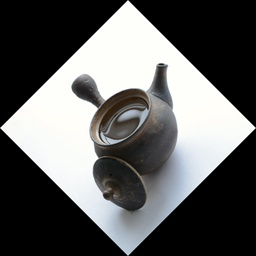
#> input picture Project4/image/rotated_image_45.jpg, 256 x 256 px, shrunk from 1450 x 1450 before the run
$ python inverse_warping.py
#> lines starting #> are read from the running program, lines starting #| are printed output that depends on the picture
from PIL import Image
import numpy as np

# Load the rotated image
rotated_image_path = '../image/rotated_image_45.jpg'
rotated_image = Image.open(rotated_image_path)
#> rotated_image is the input picture: PIL image 256x256 RGB; mean R, G, B 95.5, 96.1, 95.7
rotated_array = np.array(rotated_image)
height, width = rotated_array.shape[:2]
#> height = 256; width = 256

# Create an empty array for the restored image
restored_array = np.zeros_like(rotated_array)

# Define the inverse rotation matrix (for a 45-degree rotation)
angle_rad = -45 * (np.pi / 180)  # Inverse of 45 degrees in radians
cos_theta, sin_theta = np.cos(angle_rad), np.sin(angle_rad)
inverse_rotation_matrix = np.array([
    [cos_theta, -sin_theta],
    [sin_theta, cos_theta]
])

# Function to perform bilinear interpolation
def bilinear_interpolate(img, x, y):
    x0, y0 = int(np.floor(x)), int(np.floor(y))
    x1, y1 = min(x0 + 1, img.shape[1] - 1), min(y0 + 1, img.shape[0] - 1)
    dx, dy = x - x0, y - y0

    # Interpolate the pixel values
    top = (1 - dx) * img[y0, x0] + dx * img[y0, x1]
    bottom = (1 - dx) * img[y1, x0] + dx * img[y1, x1]
    value = (1 - dy) * top + dy * bottom
    return value

# Inverse warping process
for y in range(height):
    for x in range(width):
        # Center the coordinates around the image center
        centered_x, centered_y = x - width // 2, y - height // 2

        # Apply the inverse rotation transformation
        src_x, src_y = np.dot(inverse_rotation_matrix, [centered_x, centered_y])

        # Shift the coordinates back to the original image position
        src_x += width // 2
        src_y += height // 2

        # If the source position is within bounds, apply bilinear interpolation
        if 0 <= src_x < width and 0 <= src_y < height:
            restored_array[y, x] = bilinear_interpolate(rotated_array, src_x, src_y)
#> this loop made 256 passes
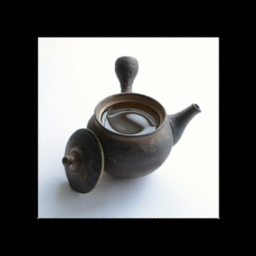
#> restored_array: shape (256, 256, 3); mean R, G, B 95.3, 95.9, 95.5

# Convert back to an image and save
restored_image = Image.fromarray(restored_array.astype('uint8'))
restored_image.save('../image/restored_image.jpg')

print("Restored image saved as 'restored_image.jpg'")

$ run again, with Project4/image/rotated_image_90.jpg copied over Project4/image/rotated_image_45.jpg
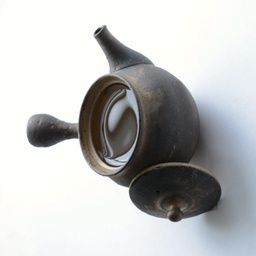
#> input picture Project4/image/rotated_image_90.jpg, 256 x 256 px, shrunk from 1024 x 1024 before the run
#> rotated_image is the input picture: PIL image 256x256 RGB; mean R, G, B 191, 192.3, 191.4
#> the loop `for y in range(height):` made 256 passes
#> after the loop `for y in range(height):`:
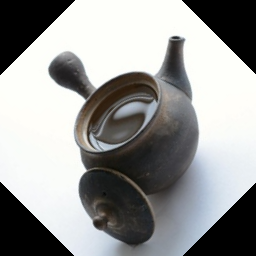
#> restored_array: shape (256, 256, 3); mean R, G, B 151.6, 152.4, 151.5

$ run again, with Project4/image/affine_transformed_image.jpg copied over Project4/image/rotated_image_45.jpg
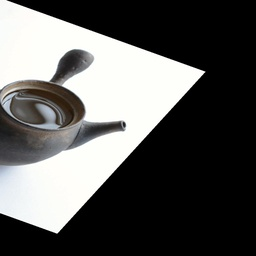
#> input picture Project4/image/affine_transformed_image.jpg, 256 x 256 px, shrunk from 1024 x 1024 before the run
#> rotated_image is the input picture: PIL image 256x256 RGB; mean R, G, B 90, 89.9, 88.6
#> the loop `for y in range(height):` made 256 passes
#> after the loop `for y in range(height):`:
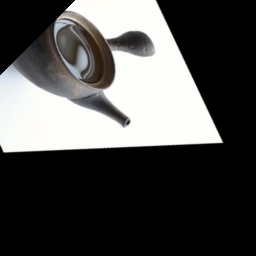
#> restored_array: shape (256, 256, 3); mean R, G, B 78.5, 78.4, 77.2

$ run again, with Project4/image/high_contrast_image.jpg copied over Project4/image/rotated_image_45.jpg
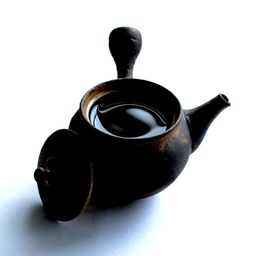
#> input picture Project4/image/high_contrast_image.jpg, 256 x 256 px, shrunk from 1024 x 1024 before the run
#> rotated_image is the input picture: PIL image 256x256 RGB; mean R, G, B 174.9, 177.3, 179.9
#> the loop `for y in range(height):` made 256 passes
#> after the loop `for y in range(height):`:
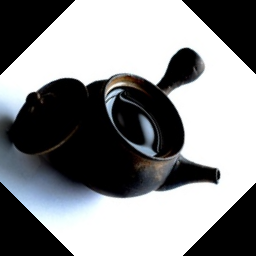
#> restored_array: shape (256, 256, 3); mean R, G, B 136.1, 137.6, 139.5
